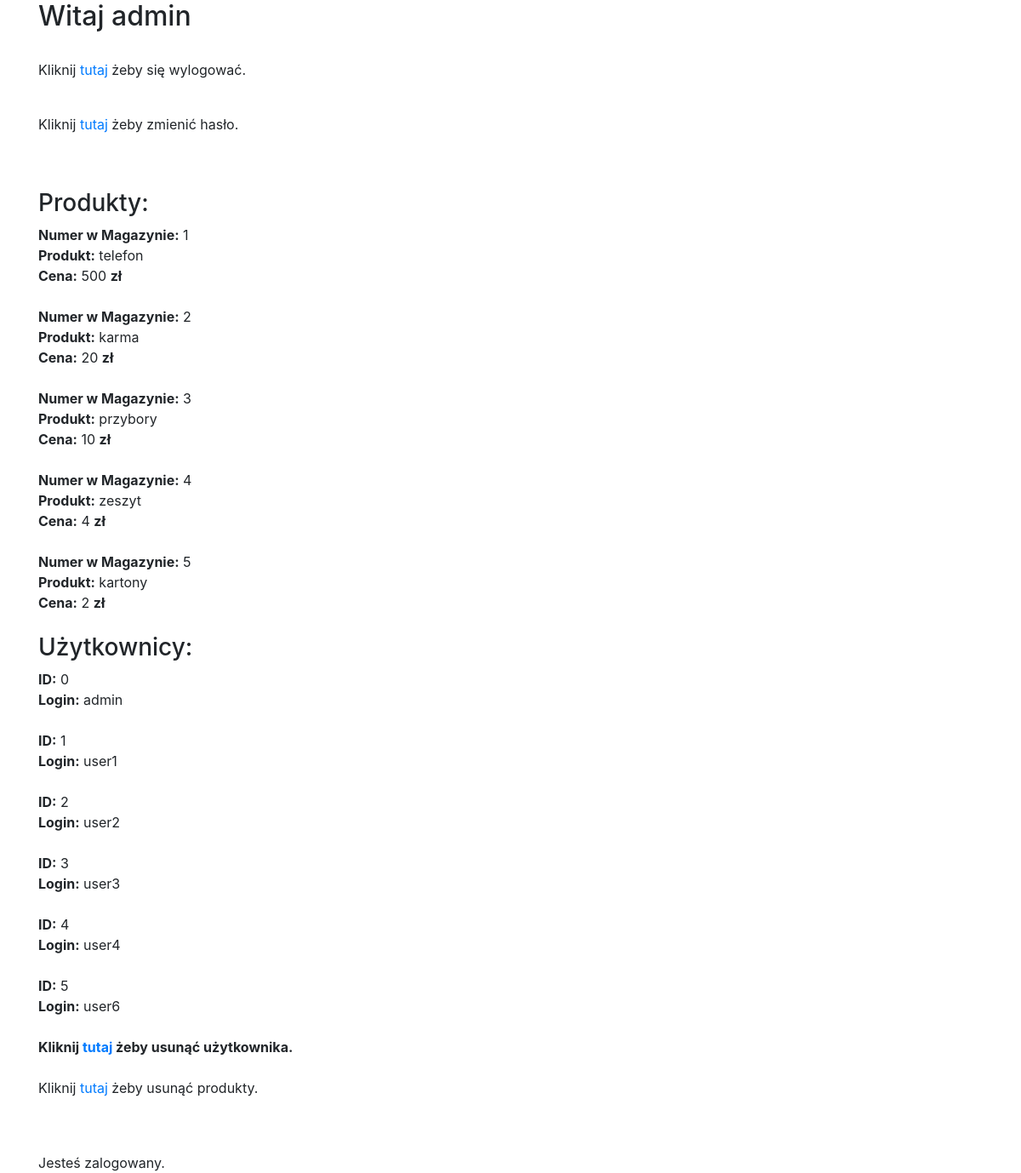
The page /admin (signed in) on the database its author committed.
### tables this page shows
CREATE TABLE users(user_id INT, login TEXT NOT NULL UNIQUE, password TEXT NOT NULL);

CREATE TABLE shop(product_id INT UNIQUE, product TEXT NOT NULL, amount INT, price INT NOT NULL);

### app.py (the view)
@app.route('/admin', methods=['GET', 'POST'])
@login_required_admin
def admin():
    g.db = connect_db()
    cur = g.db.execute('select * from shop')
    products = []
    for row in cur.fetchall():
        products.append(dict(id=row[0], name=row[1], price=row[3]))
    cur = g.db.execute('select * from users')
    users = []
    for row in cur.fetchall():
        users.append(dict(user_id=row[0], login=row[1]))
    g.db.close()
    return render_template('admin.html', products=products, users=users, username=session['log_in'])

### app.py (called while the page is built)
def login_required_admin(f):
    @wraps(f)
    def wrap(*args, **kwargs):
        if 'admin' in session:
            flash("Jesteś zalogowany.")
            return f(*args, **kwargs)
        else:
            flash('Aby korzystać z naszego sklepu musisz się zalogować!')
            return redirect(url_for('login'))
    return wrap

def connect_db():
    return sqlite3.connect(app.database)

### templates/admin.html
{% extends "base.html" %} {% block content %}
<h2>Witaj {{username}}</h2>
<br />
<p>Kliknij <a href="/logout">tutaj</a> żeby się wylogować.</p>
<br>
<p>Kliknij <a href="/change">tutaj</a> żeby zmienić hasło.</p>
<br><br>
<h3>Produkty:</h3>
{% for product in products %}
  <strong>Numer w Magazynie:</strong> {{ product.id }} <br>
  <strong>Produkt:</strong> {{ product.name }} <br>
<strong>Cena:</strong> {{ product.price }} <strong>zł</strong> <br>
<br>
{% endfor %}
<h3>Użytkownicy:</h3>
{% for user in users %}
  <strong>ID:</strong> {{ user.user_id }} <br>
  <strong>Login:</strong> {{ user.login }} <br>
<br>
{% endfor %}
<strong>Kliknij <a href="/erase">tutaj</a> żeby usunąć użytkownika.</strong>
<br><br>
<p>Kliknij <a href="/offerXadmin">tutaj</a> żeby usunąć produkty.</p>
<br><br>
{% endblock %}

### templates/base.html (shortened to what this page needs)
<!DOCTYPE html>
<html>
  <head>
    <link href="static/bootstrap.min.css" rel="stylesheet" media="screen" />
  </head>
  <body>
    <div class="container">
      {% block content %}{% endblock %}
  {% for message in get_flashed_messages() %} {{ message }} {% endfor %}
    </div>
  </body>
</html>

### rows shown on the page
users: login "admin", user_id "0"
shop: id "1", name "telefon", price "500"
shop: id "2", name "karma", price "20"
shop: id "3", name "przybory", price "10"
shop: id "4", name "zeszyt", price "4"
shop: id "5", name "kartony", price "2"
users: user_id "1", login "user1"
users: user_id "2", login "user2"
users: user_id "3", login "user3"
users: user_id "4", login "user4"
users: user_id "5", login "user6"

### other values the page prints
{{ message }} "Jesteś zalogowany."
